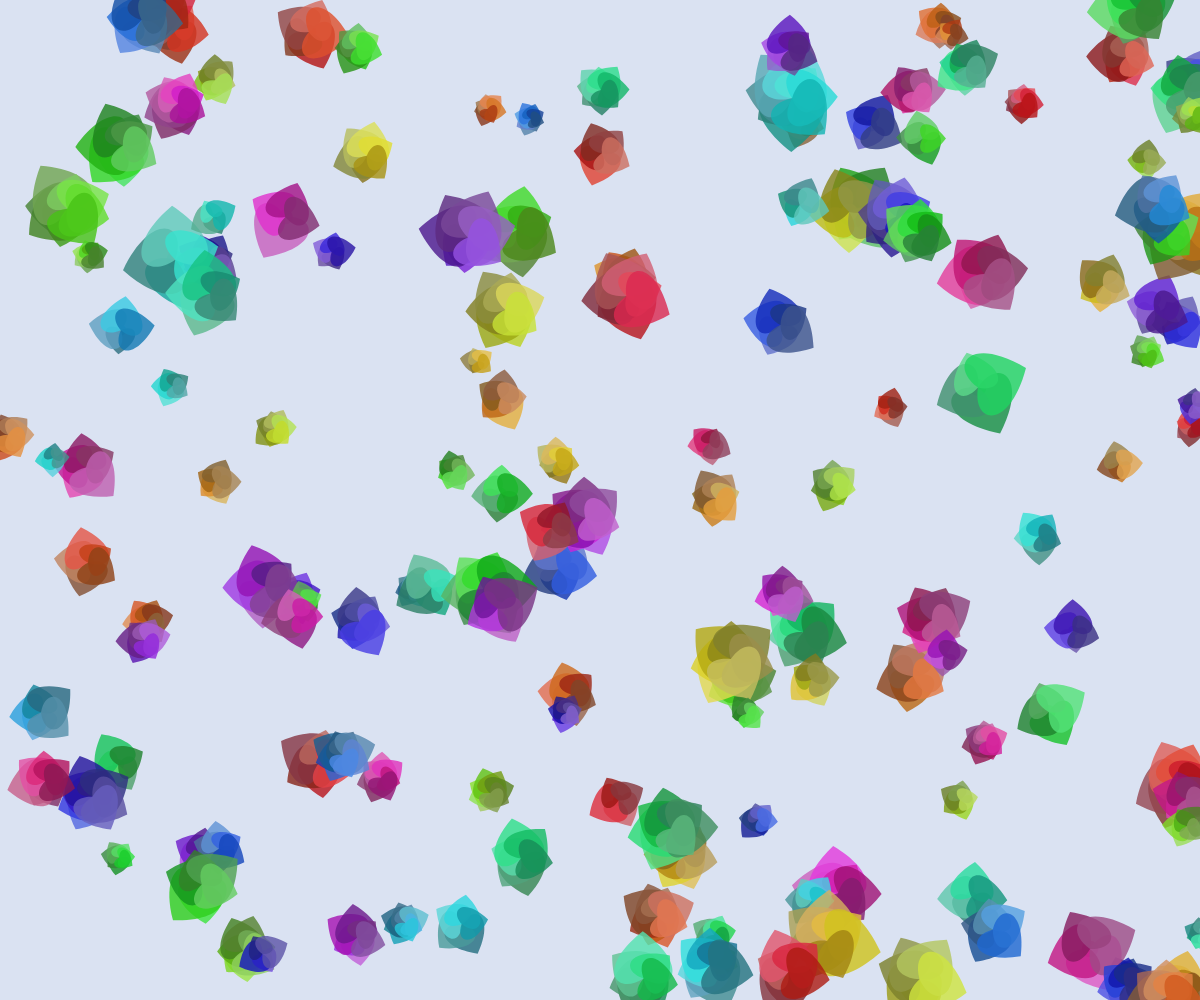
Frame 1 (no input)
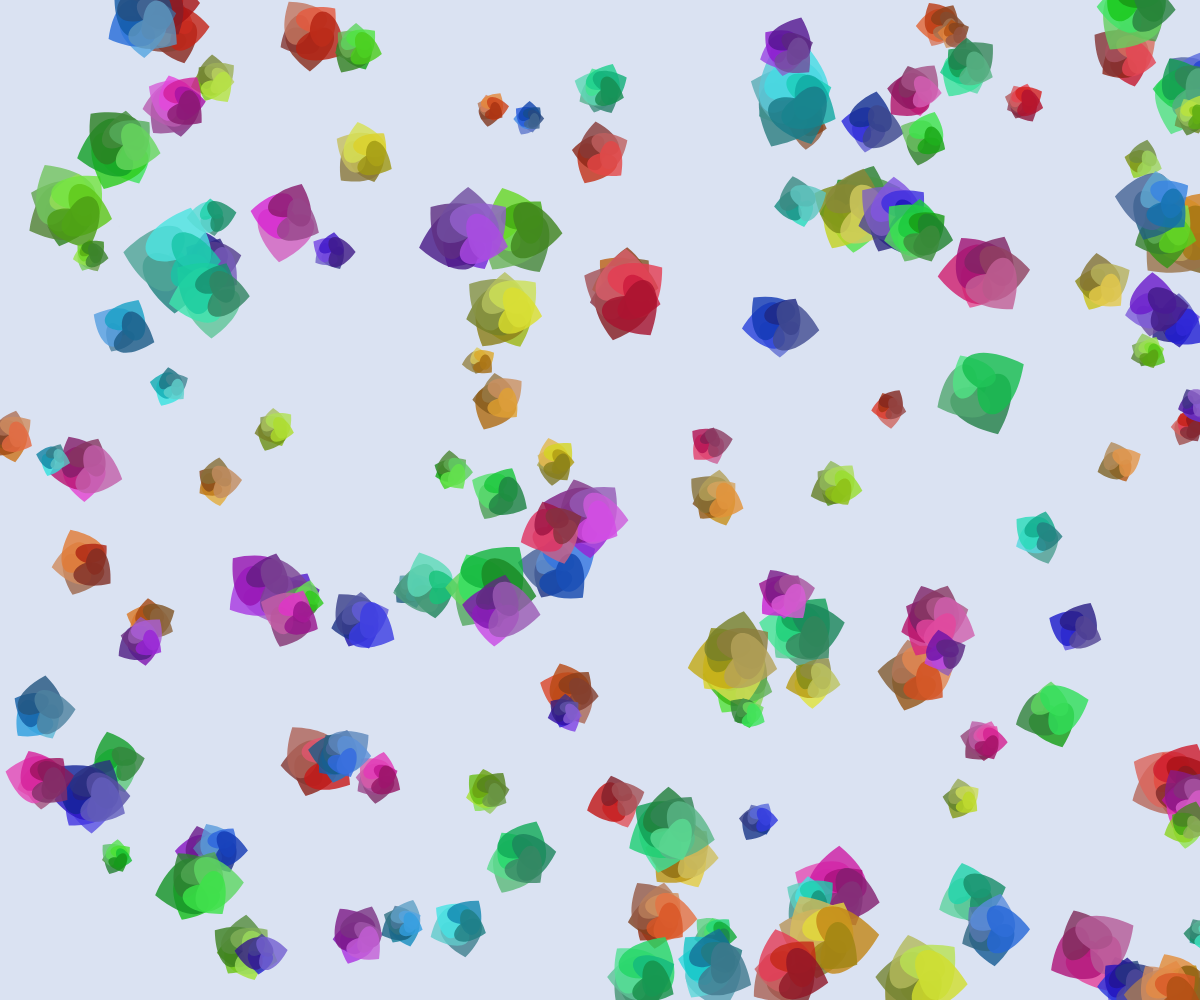
Frame 60 (no input)
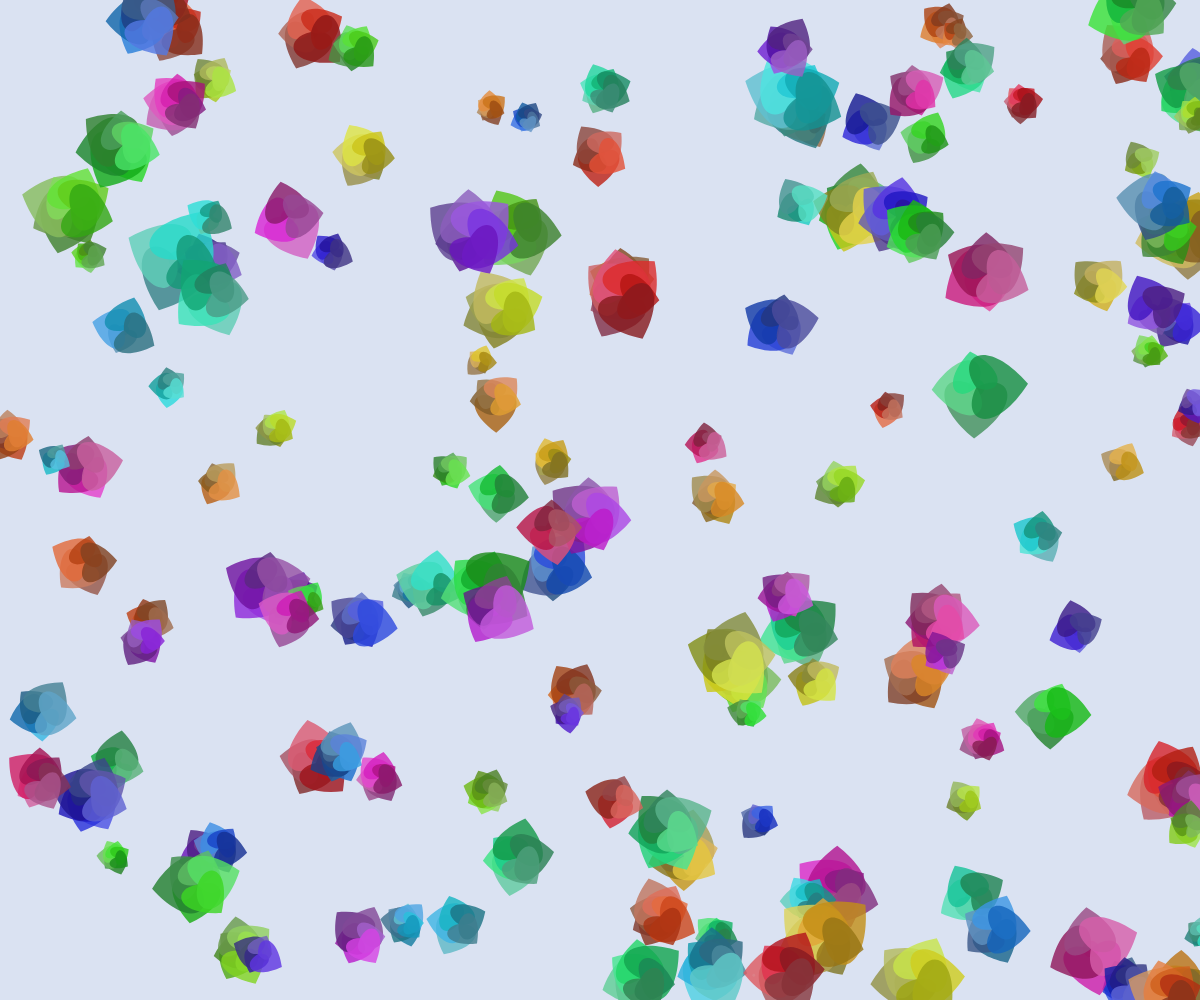
Frame 120 (the mouse pressed at the canvas centre since frame 60)

The p5.js sketch that drew these frames (run headless with seeded random() and noise() and a simulated clock; from frame 60 on, the mouse is pressed at the canvas centre):

// p5.js sketch
// ── sketch.js
let blooms = [];
const NUM_BLOOMS = 150;
const MAX_PETALS = 8;
const MIN_PETALS = 4;

function setup() {
  createCanvas(windowWidth, windowHeight);
  colorMode(HSB, 360, 100, 100, 1);
  
  for (let i = 0; i < NUM_BLOOMS; i++) {
    blooms.push({
      x: random(width),
      y: random(height),
      size: random(20, 60),
      hue: random(360),
      speed: random(0.005, 0.02),
      sway: random(TWO_PI),
      petals: [],
      age: random(100)
    });
  }
  
  // Precompute petal shapes
  for (let bloom of blooms) {
    const numPetals = floor(random(MIN_PETALS, MAX_PETALS + 1));
    bloom.petals = [];
    for (let i = 0; i < numPetals; i++) {
      const angle = map(i, 0, numPetals, 0, TWO_PI);
      const curve = random(0.5, 1.5);
      const petalSize = random(0.8, 1.2);
      bloom.petals.push({
        angle,
        curve,
        size: petalSize
      });
    }
  }
}

function draw() {
  background(220, 10, 95);
  
  for (let bloom of blooms) {
    // Update sway motion
    bloom.sway += bloom.speed;
    bloom.age += 0.01;
    
    // Calculate sway offset
    const swayOffset = sin(bloom.sway) * 3;
    
    // Draw bloom with layered petals
    push();
    translate(bloom.x + swayOffset, bloom.y);
    
    // Draw center
    fill(bloom.hue, 80, 90, 0.8);
    noStroke();
    ellipse(0, 0, bloom.size * 0.3);
    
    // Draw petals
    for (let petal of bloom.petals) {
      const angle = petal.angle + sin(bloom.sway * 2 + petal.curve) * 0.5;
      const size = petal.size * bloom.size;
      
      // Create curved petal shape
      push();
      rotate(angle);
      
      // Gradient fill for depth
      const hue = (bloom.hue + random(-10, 10)) % 360;
      const sat = 70 + sin(bloom.age + angle) * 20;
      const bri = 70 + cos(bloom.age + angle) * 20;
      
      fill(hue, sat, bri, 0.8);
      noStroke();
      
      // Petal shape using bezier curves for organic look
      beginShape();
      vertex(0, 0);
      bezierVertex(
        size * 0.5, -size * 0.3,
        size * 0.8, size * 0.2,
        0, size * 0.8
      );
      bezierVertex(
        -size * 0.8, size * 0.2,
        -size * 0.5, -size * 0.3,
        0, 0
      );
      endShape(CLOSE);
      
      pop();
    }
    
    pop();
  }
  
  // Add subtle background texture
  if (frameCount % 10 === 0) {
    const x = random(width);
    const y = random(height);
    const size = random(1, 3);
    fill(220, 5, 90, 0.1);
    noStroke();
    ellipse(x, y, size);
  }
}

function windowResized() {
  resizeCanvas(windowWidth, windowHeight);
}
